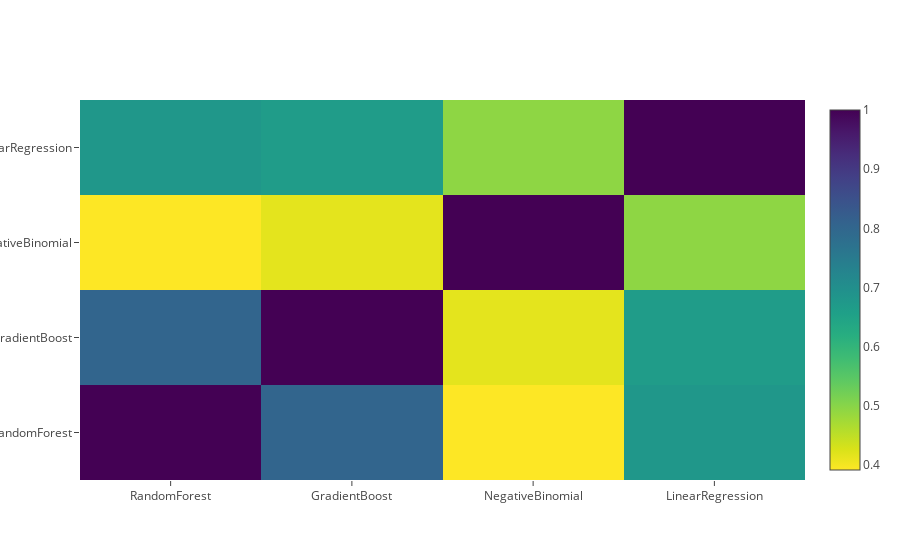

Notebook code for this chart:
### Markdown cell above
**Correlation Heatmap of the Second Level Training set**

### Code cell
data = [ go.Heatmap( z = base_predictions_train_sj.astype( float ).corr().values,
                     x = base_predictions_train_sj.columns.values,
                     y = base_predictions_train_sj.columns.values,
                     colorscale = 'Viridis',
                     showscale = True,
                     reversescale = True )]
py.iplot( data, filename = 'labelled-heatmap' )

### Figure 1 — Plotly figure (JSON) as saved in the notebook; plotly's stock layout.template omitted (floating-point values rounded to 4 significant figures)
{"data": [{"colorscale": "Viridis", "reversescale": true, "showscale": true, "type": "heatmap", "uid": "da74ac90-aa9b-4eb0-8493-278a2169665d", "x": ["RandomForest", "GradientBoost", "NegativeBinomial", "LinearRegression"], "y": ["RandomForest", "GradientBoost", "NegativeBinomial", "LinearRegression"], "z": [[1, 0.805, 0.3916, 0.6786], [0.805, 1, 0.4153, 0.6667], [0.3916, 0.4153, 1, 0.4944], [0.6786, 0.6667, 0.4944, 1]]}], "layout": {}}
